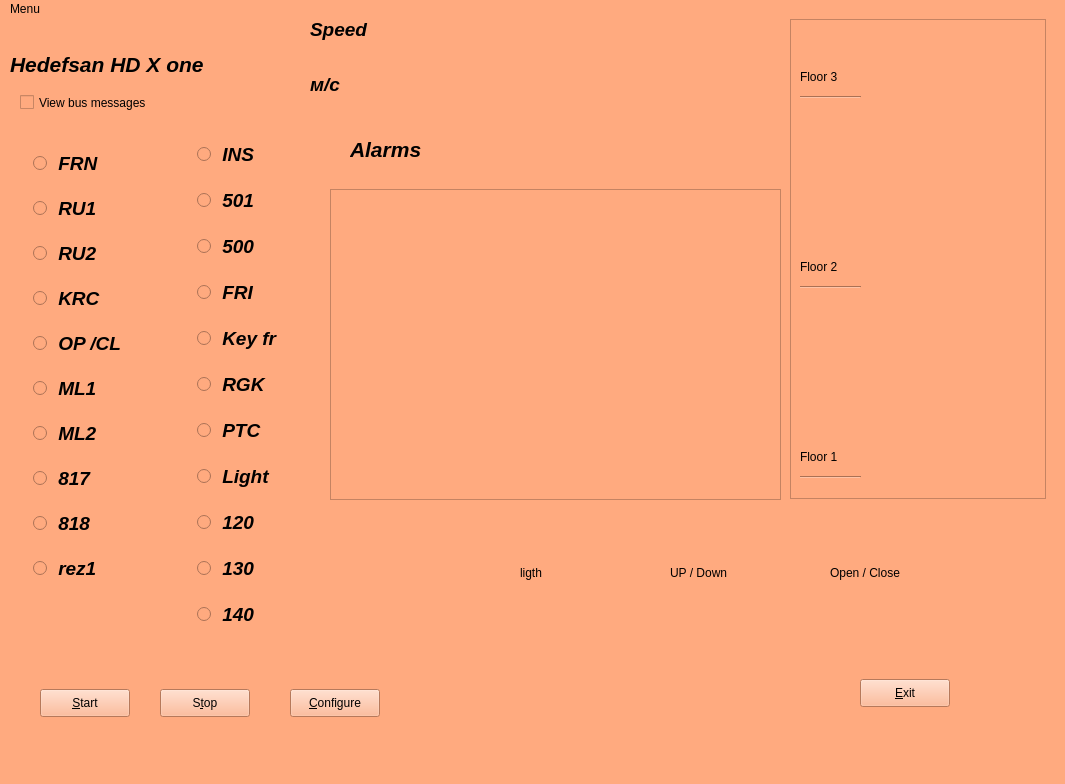
<?xml version="1.0" encoding="UTF-8"?>
<ui version="4.0">
 <class>MainWindow</class>
 <widget class="QMainWindow" name="MainWindow">
  <property name="geometry">
   <rect>
    <x>0</x>
    <y>0</y>
    <width>1065</width>
    <height>784</height>
   </rect>
  </property>
  <property name="windowTitle">
   <string>MainWindow</string>
  </property>
  <property name="autoFillBackground">
   <bool>false</bool>
  </property>
  <property name="styleSheet">
   <string notr="true">background:rgb(255, 170, 127)</string>
  </property>
  <widget class="QWidget" name="centralwidget">
   <widget class="QWidget" name="gridLayoutWidget">
    <property name="geometry">
     <rect>
      <x>-1</x>
      <y>120</y>
      <width>161</width>
      <height>461</height>
     </rect>
    </property>
    <property name="sizePolicy">
     <sizepolicy hsizetype="Fixed" vsizetype="Fixed">
      <horstretch>0</horstretch>
      <verstretch>0</verstretch>
     </sizepolicy>
    </property>
    <property name="font">
     <font>
      <pointsize>14</pointsize>
      <italic>true</italic>
      <bold>true</bold>
     </font>
    </property>
    <layout class="QGridLayout" name="gridLayout">
     <item row="14" column="0">
      <widget class="QRadioButton" name="radioButton_817">
       <property name="sizePolicy">
        <sizepolicy hsizetype="Fixed" vsizetype="Fixed">
         <horstretch>0</horstretch>
         <verstretch>0</verstretch>
        </sizepolicy>
       </property>
       <property name="font">
        <font>
         <pointsize>14</pointsize>
         <italic>true</italic>
         <bold>true</bold>
        </font>
       </property>
       <property name="text">
        <string> 817</string>
       </property>
       <property name="autoExclusive">
        <bool>false</bool>
       </property>
      </widget>
     </item>
     <item row="15" column="0">
      <widget class="QRadioButton" name="radioButton_818">
       <property name="sizePolicy">
        <sizepolicy hsizetype="Fixed" vsizetype="Fixed">
         <horstretch>0</horstretch>
         <verstretch>0</verstretch>
        </sizepolicy>
       </property>
       <property name="font">
        <font>
         <pointsize>14</pointsize>
         <italic>true</italic>
         <bold>true</bold>
        </font>
       </property>
       <property name="text">
        <string> 818</string>
       </property>
       <property name="autoExclusive">
        <bool>false</bool>
       </property>
      </widget>
     </item>
     <item row="16" column="0">
      <widget class="QRadioButton" name="radioButton_rez1">
       <property name="sizePolicy">
        <sizepolicy hsizetype="Fixed" vsizetype="Fixed">
         <horstretch>0</horstretch>
         <verstretch>0</verstretch>
        </sizepolicy>
       </property>
       <property name="font">
        <font>
         <pointsize>14</pointsize>
         <italic>true</italic>
         <bold>true</bold>
        </font>
       </property>
       <property name="text">
        <string> rez1</string>
       </property>
       <property name="autoExclusive">
        <bool>false</bool>
       </property>
      </widget>
     </item>
     <item row="5" column="0">
      <widget class="QRadioButton" name="radioButton_ru1">
       <property name="sizePolicy">
        <sizepolicy hsizetype="Fixed" vsizetype="Fixed">
         <horstretch>0</horstretch>
         <verstretch>0</verstretch>
        </sizepolicy>
       </property>
       <property name="font">
        <font>
         <pointsize>14</pointsize>
         <italic>true</italic>
         <bold>true</bold>
        </font>
       </property>
       <property name="text">
        <string> RU1</string>
       </property>
       <property name="autoExclusive">
        <bool>false</bool>
       </property>
      </widget>
     </item>
     <item row="8" column="0">
      <widget class="QRadioButton" name="radioButton_ru2">
       <property name="sizePolicy">
        <sizepolicy hsizetype="Fixed" vsizetype="Fixed">
         <horstretch>0</horstretch>
         <verstretch>0</verstretch>
        </sizepolicy>
       </property>
       <property name="font">
        <font>
         <pointsize>14</pointsize>
         <italic>true</italic>
         <bold>true</bold>
        </font>
       </property>
       <property name="text">
        <string> RU2</string>
       </property>
       <property name="autoExclusive">
        <bool>false</bool>
       </property>
      </widget>
     </item>
     <item row="10" column="0">
      <widget class="QRadioButton" name="radioButton_krc">
       <property name="sizePolicy">
        <sizepolicy hsizetype="Fixed" vsizetype="Fixed">
         <horstretch>0</horstretch>
         <verstretch>0</verstretch>
        </sizepolicy>
       </property>
       <property name="font">
        <font>
         <pointsize>14</pointsize>
         <italic>true</italic>
         <bold>true</bold>
        </font>
       </property>
       <property name="text">
        <string> KRC</string>
       </property>
       <property name="autoExclusive">
        <bool>false</bool>
       </property>
      </widget>
     </item>
     <item row="12" column="0">
      <widget class="QRadioButton" name="radioButton_ml1">
       <property name="sizePolicy">
        <sizepolicy hsizetype="Fixed" vsizetype="Fixed">
         <horstretch>0</horstretch>
         <verstretch>0</verstretch>
        </sizepolicy>
       </property>
       <property name="font">
        <font>
         <pointsize>14</pointsize>
         <italic>true</italic>
         <bold>true</bold>
        </font>
       </property>
       <property name="text">
        <string> ML1</string>
       </property>
       <property name="autoExclusive">
        <bool>false</bool>
       </property>
      </widget>
     </item>
     <item row="13" column="0">
      <widget class="QRadioButton" name="radioButton_ml2">
       <property name="sizePolicy">
        <sizepolicy hsizetype="Fixed" vsizetype="Fixed">
         <horstretch>0</horstretch>
         <verstretch>0</verstretch>
        </sizepolicy>
       </property>
       <property name="font">
        <font>
         <pointsize>14</pointsize>
         <italic>true</italic>
         <bold>true</bold>
        </font>
       </property>
       <property name="text">
        <string> ML2</string>
       </property>
       <property name="autoExclusive">
        <bool>false</bool>
       </property>
      </widget>
     </item>
     <item row="11" column="0">
      <widget class="QRadioButton" name="radioButton_opcl">
       <property name="sizePolicy">
        <sizepolicy hsizetype="Fixed" vsizetype="Fixed">
         <horstretch>0</horstretch>
         <verstretch>0</verstretch>
        </sizepolicy>
       </property>
       <property name="font">
        <font>
         <pointsize>14</pointsize>
         <italic>true</italic>
         <bold>true</bold>
        </font>
       </property>
       <property name="text">
        <string> OP /CL</string>
       </property>
       <property name="autoExclusive">
        <bool>false</bool>
       </property>
      </widget>
     </item>
     <item row="4" column="0">
      <widget class="QRadioButton" name="radioButton_frn">
       <property name="sizePolicy">
        <sizepolicy hsizetype="Fixed" vsizetype="Fixed">
         <horstretch>0</horstretch>
         <verstretch>0</verstretch>
        </sizepolicy>
       </property>
       <property name="font">
        <font>
         <pointsize>14</pointsize>
         <italic>true</italic>
         <bold>true</bold>
        </font>
       </property>
       <property name="text">
        <string> FRN</string>
       </property>
       <property name="autoExclusive">
        <bool>false</bool>
       </property>
      </widget>
     </item>
    </layout>
   </widget>
   <widget class="QWidget" name="gridLayoutWidget_2">
    <property name="geometry">
     <rect>
      <x>160</x>
      <y>110</y>
      <width>161</width>
      <height>521</height>
     </rect>
    </property>
    <property name="sizePolicy">
     <sizepolicy hsizetype="Fixed" vsizetype="Fixed">
      <horstretch>0</horstretch>
      <verstretch>0</verstretch>
     </sizepolicy>
    </property>
    <property name="font">
     <font>
      <pointsize>14</pointsize>
      <italic>true</italic>
      <bold>true</bold>
     </font>
    </property>
    <layout class="QGridLayout" name="gridLayout_2">
     <item row="11" column="0">
      <widget class="QRadioButton" name="radioButton_fri">
       <property name="sizePolicy">
        <sizepolicy hsizetype="Fixed" vsizetype="Fixed">
         <horstretch>0</horstretch>
         <verstretch>0</verstretch>
        </sizepolicy>
       </property>
       <property name="font">
        <font>
         <pointsize>14</pointsize>
         <italic>true</italic>
         <bold>true</bold>
        </font>
       </property>
       <property name="text">
        <string> FRI</string>
       </property>
       <property name="autoExclusive">
        <bool>false</bool>
       </property>
      </widget>
     </item>
     <item row="16" column="0">
      <widget class="QRadioButton" name="radioButton_120">
       <property name="sizePolicy">
        <sizepolicy hsizetype="Fixed" vsizetype="Fixed">
         <horstretch>0</horstretch>
         <verstretch>0</verstretch>
        </sizepolicy>
       </property>
       <property name="font">
        <font>
         <pointsize>14</pointsize>
         <italic>true</italic>
         <bold>true</bold>
        </font>
       </property>
       <property name="text">
        <string> 120</string>
       </property>
       <property name="autoExclusive">
        <bool>false</bool>
       </property>
      </widget>
     </item>
     <item row="18" column="0">
      <widget class="QRadioButton" name="radioButton_140">
       <property name="sizePolicy">
        <sizepolicy hsizetype="Fixed" vsizetype="Fixed">
         <horstretch>0</horstretch>
         <verstretch>0</verstretch>
        </sizepolicy>
       </property>
       <property name="font">
        <font>
         <pointsize>14</pointsize>
         <italic>true</italic>
         <bold>true</bold>
        </font>
       </property>
       <property name="text">
        <string> 140</string>
       </property>
       <property name="autoExclusive">
        <bool>false</bool>
       </property>
      </widget>
     </item>
     <item row="12" column="0">
      <widget class="QRadioButton" name="radioButton_ppp">
       <property name="sizePolicy">
        <sizepolicy hsizetype="Fixed" vsizetype="Fixed">
         <horstretch>0</horstretch>
         <verstretch>0</verstretch>
        </sizepolicy>
       </property>
       <property name="font">
        <font>
         <pointsize>14</pointsize>
         <italic>true</italic>
         <bold>true</bold>
        </font>
       </property>
       <property name="text">
        <string> Key fr</string>
       </property>
       <property name="autoExclusive">
        <bool>false</bool>
       </property>
      </widget>
     </item>
     <item row="4" column="0">
      <widget class="QRadioButton" name="radioButton_501">
       <property name="sizePolicy">
        <sizepolicy hsizetype="Fixed" vsizetype="Fixed">
         <horstretch>0</horstretch>
         <verstretch>0</verstretch>
        </sizepolicy>
       </property>
       <property name="font">
        <font>
         <pointsize>14</pointsize>
         <italic>true</italic>
         <bold>true</bold>
        </font>
       </property>
       <property name="text">
        <string> 501</string>
       </property>
       <property name="autoExclusive">
        <bool>false</bool>
       </property>
      </widget>
     </item>
     <item row="15" column="0">
      <widget class="QRadioButton" name="radioButton_light">
       <property name="sizePolicy">
        <sizepolicy hsizetype="Fixed" vsizetype="Fixed">
         <horstretch>0</horstretch>
         <verstretch>0</verstretch>
        </sizepolicy>
       </property>
       <property name="font">
        <font>
         <pointsize>14</pointsize>
         <italic>true</italic>
         <bold>true</bold>
        </font>
       </property>
       <property name="text">
        <string> Light</string>
       </property>
       <property name="autoExclusive">
        <bool>false</bool>
       </property>
      </widget>
     </item>
     <item row="2" column="0">
      <widget class="QRadioButton" name="radioButton_ins">
       <property name="sizePolicy">
        <sizepolicy hsizetype="Fixed" vsizetype="Fixed">
         <horstretch>0</horstretch>
         <verstretch>0</verstretch>
        </sizepolicy>
       </property>
       <property name="font">
        <font>
         <pointsize>14</pointsize>
         <italic>true</italic>
         <bold>true</bold>
        </font>
       </property>
       <property name="text">
        <string> INS</string>
       </property>
       <property name="autoExclusive">
        <bool>false</bool>
       </property>
      </widget>
     </item>
     <item row="14" column="0">
      <widget class="QRadioButton" name="radioButton_ptc">
       <property name="sizePolicy">
        <sizepolicy hsizetype="Fixed" vsizetype="Fixed">
         <horstretch>0</horstretch>
         <verstretch>0</verstretch>
        </sizepolicy>
       </property>
       <property name="font">
        <font>
         <pointsize>14</pointsize>
         <italic>true</italic>
         <bold>true</bold>
        </font>
       </property>
       <property name="text">
        <string> PTC</string>
       </property>
       <property name="autoExclusive">
        <bool>false</bool>
       </property>
      </widget>
     </item>
     <item row="17" column="0">
      <widget class="QRadioButton" name="radioButton_130">
       <property name="sizePolicy">
        <sizepolicy hsizetype="Fixed" vsizetype="Fixed">
         <horstretch>0</horstretch>
         <verstretch>0</verstretch>
        </sizepolicy>
       </property>
       <property name="font">
        <font>
         <pointsize>14</pointsize>
         <italic>true</italic>
         <bold>true</bold>
        </font>
       </property>
       <property name="text">
        <string> 130</string>
       </property>
       <property name="autoExclusive">
        <bool>false</bool>
       </property>
      </widget>
     </item>
     <item row="13" column="0">
      <widget class="QRadioButton" name="radioButton_rgk">
       <property name="sizePolicy">
        <sizepolicy hsizetype="Fixed" vsizetype="Fixed">
         <horstretch>0</horstretch>
         <verstretch>0</verstretch>
        </sizepolicy>
       </property>
       <property name="font">
        <font>
         <pointsize>14</pointsize>
         <italic>true</italic>
         <bold>true</bold>
        </font>
       </property>
       <property name="text">
        <string> RGK</string>
       </property>
       <property name="autoExclusive">
        <bool>false</bool>
       </property>
      </widget>
     </item>
     <item row="5" column="0">
      <widget class="QRadioButton" name="radioButton_500">
       <property name="sizePolicy">
        <sizepolicy hsizetype="Fixed" vsizetype="Fixed">
         <horstretch>0</horstretch>
         <verstretch>0</verstretch>
        </sizepolicy>
       </property>
       <property name="font">
        <font>
         <pointsize>14</pointsize>
         <italic>true</italic>
         <bold>true</bold>
        </font>
       </property>
       <property name="text">
        <string> 500</string>
       </property>
       <property name="autoExclusive">
        <bool>false</bool>
       </property>
      </widget>
     </item>
    </layout>
   </widget>
   <widget class="QLabel" name="label_speed">
    <property name="geometry">
     <rect>
      <x>310</x>
      <y>-10</y>
      <width>461</width>
      <height>41</height>
     </rect>
    </property>
    <property name="sizePolicy">
     <sizepolicy hsizetype="Fixed" vsizetype="Fixed">
      <horstretch>0</horstretch>
      <verstretch>0</verstretch>
     </sizepolicy>
    </property>
    <property name="font">
     <font>
      <pointsize>14</pointsize>
      <italic>true</italic>
      <bold>true</bold>
     </font>
    </property>
    <property name="text">
     <string>Speed</string>
    </property>
   </widget>
   <widget class="QLabel" name="label_alkarm">
    <property name="geometry">
     <rect>
      <x>350</x>
      <y>100</y>
      <width>131</width>
      <height>61</height>
     </rect>
    </property>
    <property name="font">
     <font>
      <pointsize>16</pointsize>
      <italic>true</italic>
      <bold>true</bold>
     </font>
    </property>
    <property name="text">
     <string>Alarms</string>
    </property>
   </widget>
   <widget class="QListView" name="listView_alarms">
    <property name="geometry">
     <rect>
      <x>330</x>
      <y>170</y>
      <width>451</width>
      <height>311</height>
     </rect>
    </property>
    <property name="sizePolicy">
     <sizepolicy hsizetype="Expanding" vsizetype="Expanding">
      <horstretch>0</horstretch>
      <verstretch>0</verstretch>
     </sizepolicy>
    </property>
    <property name="font">
     <font>
      <pointsize>14</pointsize>
      <italic>true</italic>
      <bold>true</bold>
     </font>
    </property>
    <property name="styleSheet">
     <string notr="true">background:rgb(255, 170, 127)</string>
    </property>
    <property name="movement">
     <enum>QListView::Free</enum>
    </property>
    <property name="resizeMode">
     <enum>QListView::Fixed</enum>
    </property>
    <property name="modelColumn">
     <number>0</number>
    </property>
    <property name="uniformItemSizes">
     <bool>true</bool>
    </property>
    <property name="itemAlignment">
     <set>Qt::AlignLeading</set>
    </property>
   </widget>
   <widget class="QFrame" name="frame_for_mov">
    <property name="geometry">
     <rect>
      <x>790</x>
      <y>0</y>
      <width>256</width>
      <height>480</height>
     </rect>
    </property>
    <property name="styleSheet">
     <string notr="true">background:rgb(255, 170, 127)</string>
    </property>
    <property name="frameShape">
     <enum>QFrame::StyledPanel</enum>
    </property>
    <property name="frameShadow">
     <enum>QFrame::Raised</enum>
    </property>
    <widget class="QLabel" name="label_move">
     <property name="geometry">
      <rect>
       <x>100</x>
       <y>208</y>
       <width>64</width>
       <height>64</height>
      </rect>
     </property>
     <property name="text">
      <string/>
     </property>
     <property name="pixmap">
      <pixmap>../PycharmProjects/py_rasp_test_stend/lift_cab_64.png</pixmap>
     </property>
    </widget>
    <widget class="Line" name="line">
     <property name="geometry">
      <rect>
       <x>10</x>
       <y>450</y>
       <width>61</width>
       <height>16</height>
      </rect>
     </property>
     <property name="orientation">
      <enum>Qt::Horizontal</enum>
     </property>
    </widget>
    <widget class="Line" name="line_2">
     <property name="geometry">
      <rect>
       <x>10</x>
       <y>260</y>
       <width>61</width>
       <height>16</height>
      </rect>
     </property>
     <property name="orientation">
      <enum>Qt::Horizontal</enum>
     </property>
    </widget>
    <widget class="Line" name="line_3">
     <property name="geometry">
      <rect>
       <x>10</x>
       <y>70</y>
       <width>61</width>
       <height>16</height>
      </rect>
     </property>
     <property name="orientation">
      <enum>Qt::Horizontal</enum>
     </property>
    </widget>
    <widget class="QLabel" name="label_fl1">
     <property name="geometry">
      <rect>
       <x>10</x>
       <y>430</y>
       <width>58</width>
       <height>16</height>
      </rect>
     </property>
     <property name="text">
      <string>Floor 1</string>
     </property>
    </widget>
    <widget class="QLabel" name="label_fl2">
     <property name="geometry">
      <rect>
       <x>10</x>
       <y>240</y>
       <width>58</width>
       <height>16</height>
      </rect>
     </property>
     <property name="text">
      <string>Floor 2</string>
     </property>
    </widget>
    <widget class="QLabel" name="label_fl3">
     <property name="geometry">
      <rect>
       <x>10</x>
       <y>50</y>
       <width>58</width>
       <height>16</height>
      </rect>
     </property>
     <property name="text">
      <string>Floor 3</string>
     </property>
    </widget>
   </widget>
   <widget class="QLabel" name="label_updw">
    <property name="geometry">
     <rect>
      <x>670</x>
      <y>490</y>
      <width>128</width>
      <height>128</height>
     </rect>
    </property>
    <property name="text">
     <string>UP / Down</string>
    </property>
   </widget>
   <widget class="QLabel" name="label_opcl">
    <property name="geometry">
     <rect>
      <x>830</x>
      <y>490</y>
      <width>128</width>
      <height>128</height>
     </rect>
    </property>
    <property name="text">
     <string>Open / Close</string>
    </property>
   </widget>
   <widget class="QPushButton" name="pushButton_start">
    <property name="geometry">
     <rect>
      <x>40</x>
      <y>670</y>
      <width>90</width>
      <height>28</height>
     </rect>
    </property>
    <property name="text">
     <string>&amp;Start</string>
    </property>
    <property name="checkable">
     <bool>true</bool>
    </property>
   </widget>
   <widget class="QPushButton" name="pushButton_stop">
    <property name="geometry">
     <rect>
      <x>160</x>
      <y>670</y>
      <width>90</width>
      <height>28</height>
     </rect>
    </property>
    <property name="text">
     <string>S&amp;top</string>
    </property>
    <property name="checkable">
     <bool>true</bool>
    </property>
   </widget>
   <widget class="QPushButton" name="pushButton_exit">
    <property name="geometry">
     <rect>
      <x>860</x>
      <y>660</y>
      <width>90</width>
      <height>28</height>
     </rect>
    </property>
    <property name="text">
     <string>&amp;Exit</string>
    </property>
   </widget>
   <widget class="QPushButton" name="pushButton_conf">
    <property name="geometry">
     <rect>
      <x>290</x>
      <y>670</y>
      <width>90</width>
      <height>28</height>
     </rect>
    </property>
    <property name="text">
     <string>&amp;Configure</string>
    </property>
   </widget>
   <widget class="QLabel" name="label_inf">
    <property name="geometry">
     <rect>
      <x>550</x>
      <y>40</y>
      <width>221</width>
      <height>61</height>
     </rect>
    </property>
    <property name="sizePolicy">
     <sizepolicy hsizetype="Fixed" vsizetype="Fixed">
      <horstretch>0</horstretch>
      <verstretch>0</verstretch>
     </sizepolicy>
    </property>
    <property name="font">
     <font>
      <pointsize>14</pointsize>
      <italic>true</italic>
      <bold>true</bold>
     </font>
    </property>
    <property name="text">
     <string/>
    </property>
   </widget>
   <widget class="QLabel" name="label_hdx">
    <property name="geometry">
     <rect>
      <x>10</x>
      <y>30</y>
      <width>201</width>
      <height>31</height>
     </rect>
    </property>
    <property name="font">
     <font>
      <pointsize>16</pointsize>
      <italic>true</italic>
      <bold>true</bold>
     </font>
    </property>
    <property name="text">
     <string>Hedefsan HD X one</string>
    </property>
   </widget>
   <widget class="QLabel" name="label_ligth">
    <property name="geometry">
     <rect>
      <x>520</x>
      <y>490</y>
      <width>128</width>
      <height>128</height>
     </rect>
    </property>
    <property name="text">
     <string>ligth</string>
    </property>
   </widget>
   <widget class="QLabel" name="label_speed_mc">
    <property name="geometry">
     <rect>
      <x>310</x>
      <y>50</y>
      <width>101</width>
      <height>31</height>
     </rect>
    </property>
    <property name="sizePolicy">
     <sizepolicy hsizetype="Fixed" vsizetype="Fixed">
      <horstretch>0</horstretch>
      <verstretch>0</verstretch>
     </sizepolicy>
    </property>
    <property name="font">
     <font>
      <pointsize>14</pointsize>
      <italic>true</italic>
      <bold>true</bold>
     </font>
    </property>
    <property name="text">
     <string>м/с</string>
    </property>
   </widget>
   <widget class="QCheckBox" name="checkBox_bus">
    <property name="geometry">
     <rect>
      <x>20</x>
      <y>70</y>
      <width>171</width>
      <height>27</height>
     </rect>
    </property>
    <property name="text">
     <string>View bus messages</string>
    </property>
   </widget>
  </widget>
  <widget class="QMenuBar" name="menubar">
   <property name="geometry">
    <rect>
     <x>0</x>
     <y>0</y>
     <width>1065</width>
     <height>29</height>
    </rect>
   </property>
   <widget class="QMenu" name="menumenu">
    <property name="title">
     <string>Menu</string>
    </property>
    <addaction name="action_Help"/>
    <addaction name="actionconfig"/>
    <addaction name="actionStart"/>
    <addaction name="actionStop"/>
    <addaction name="actionSim_ulator"/>
    <addaction name="actionexit"/>
   </widget>
   <addaction name="menumenu"/>
  </widget>
  <widget class="QStatusBar" name="statusbar"/>
  <action name="actionconfig">
   <property name="text">
    <string>&amp;Config</string>
   </property>
  </action>
  <action name="actionexit">
   <property name="text">
    <string>&amp;Exit</string>
   </property>
  </action>
  <action name="actionStart">
   <property name="text">
    <string>&amp;Start</string>
   </property>
  </action>
  <action name="actionStop">
   <property name="text">
    <string>S&amp;top</string>
   </property>
  </action>
  <action name="action_Help">
   <property name="text">
    <string>&amp;Help</string>
   </property>
  </action>
  <action name="actionSim_ulator">
   <property name="text">
    <string>Sim&amp;ulator</string>
   </property>
  </action>
 </widget>
 <resources/>
 <connections>
  <connection>
   <sender>pushButton_exit</sender>
   <signal>clicked()</signal>
   <receiver>MainWindow</receiver>
   <slot>close()</slot>
   <hints>
    <hint type="sourcelabel">
     <x>924</x>
     <y>665</y>
    </hint>
    <hint type="destinationlabel">
     <x>505</x>
     <y>359</y>
    </hint>
   </hints>
  </connection>
 </connections>
</ui>
